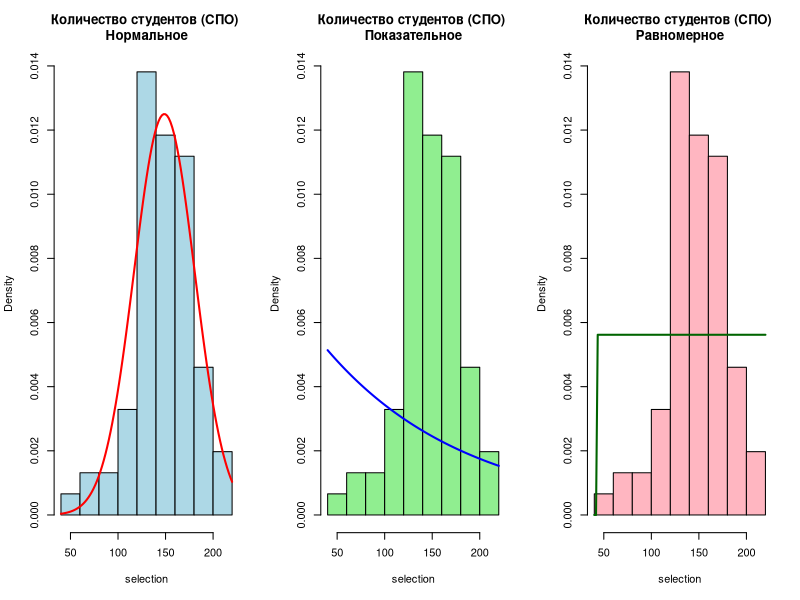
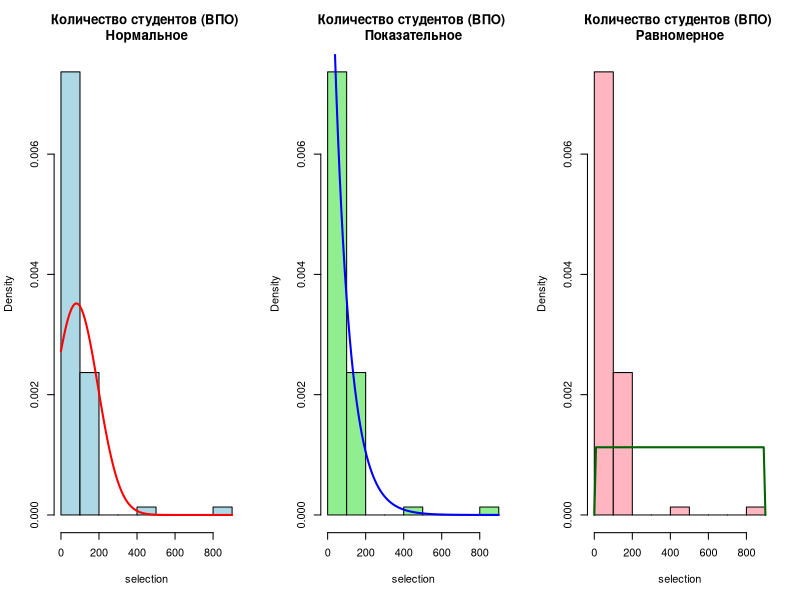
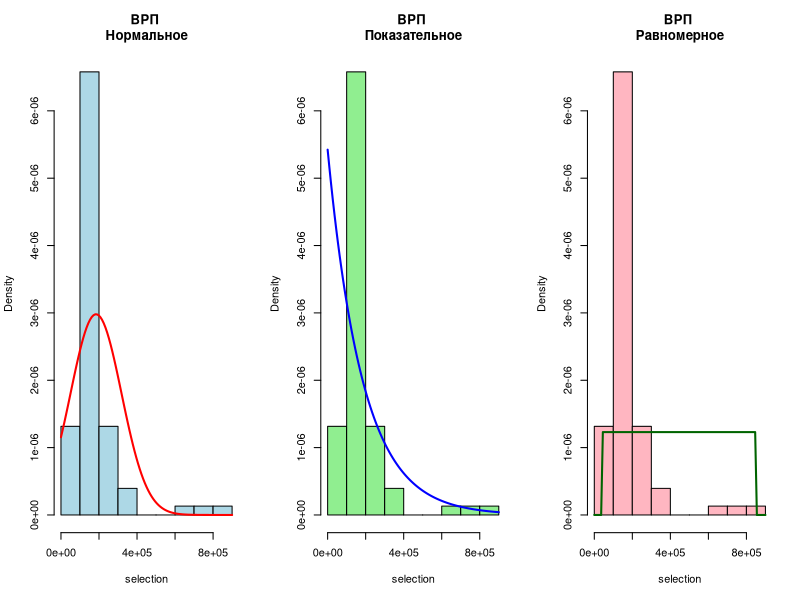
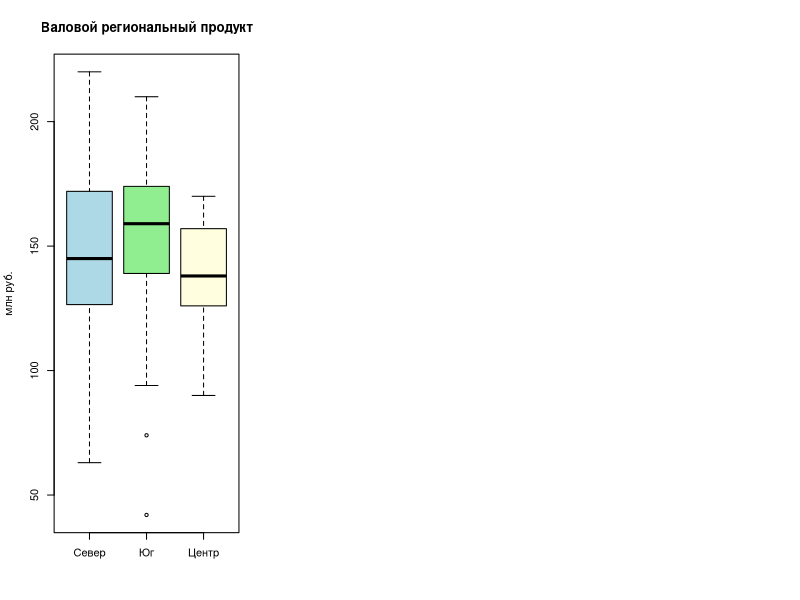

Reproduce these figures in R, in order.
library(readxl)
options(warn = -1)

# Чтение таблицы Excel
my_data <- read_excel("./statistic_table_lab1.xlsx")

# Выбор трёх параметров
x1 <- my_data$`Количество студентов (СПО)`
x2 <- my_data$`Количество студентов (ВПО)`
x3 <- my_data$`ВРП`

# Функция критерия согласия
goodness_of_fit_test <- function(selection, param_name, alpha = 0.1) {
  cat("============================\n")
  cat("ПАРАМЕТР:", param_name, "\n")
  cat("============================\n")
  
  selection_mean <- mean(selection) # Мат. Ожидание
  selection_sd <- sd(selection) # Средн. отклонение
  lambda <- 1 / selection_mean # Интенсивность 
  a <- min(selection) # Нижняя граница
  b <- max(selection) # Верхняя граница
  
  # Критерий Колмогорова-Смирнова
  cat("КРИТЕРИЙ КОЛМОГОРОВА-СМИРНОВА\n")
  
  # Нормальное распределение
  ks_norm <- ks.test(selection, "pnorm", selection_mean, selection_sd)
  cat("\nНормальное распределение:\n"); print(ks_norm)
  cat(ifelse(ks_norm$p.value > alpha, "-> не отвергаем", "-> отвергаем"), "\n")

  # Показательное распределение
  ks_exp <- ks.test(selection, "pexp", lambda)
  cat("\nПоказательное распределение:\n"); print(ks_exp)
  cat(ifelse(ks_exp$p.value > alpha, "-> не отвергаем", "-> отвергаем"), "\n")

  # Равномерное распределение 
  ks_unif <- ks.test(selection, "punif", a, b)
  cat("\nРавномерное распределение:\n"); print(ks_unif)
  cat(ifelse(ks_unif$p.value > alpha, "-> не отвергаем", "-> отвергаем"), "\n")
  
  # Критерий Пирсона
  cat("КРИТЕРИЙ ПИРСОНА\n")

  # Разбиваем данные на интервалы (число интервалов = корень из объёма выборки)
  breaks_num <- round(sqrt(length(selection)))
  breaks <- hist(selection, plot = FALSE, breaks = breaks_num)$breaks
  observed <- hist(selection, plot = FALSE, breaks = breaks)$counts   # частоты
  
  # Нормальное распределение
  p_norm <- diff(pnorm(breaks, selection_mean, selection_sd))      # теоретические вероятности
  chisq_norm <- chisq.test(observed, p = p_norm, rescale.p = TRUE)
  cat("\nНормальное распределение:\n"); print(chisq_norm)
  cat(ifelse(chisq_norm$p.value > alpha, "-> не отвергаем", "-> отвергаем"), "\n")
  
  # Показательное распределение
  p_exp <- diff(pexp(breaks, lambda))
  chisq_exp <- chisq.test(observed, p = p_exp, rescale.p = TRUE)
  cat("\nПоказательное распределение:\n"); print(chisq_exp)
  cat(ifelse(chisq_exp$p.value > alpha, "-> не отвергаем", "-> отвергаем"), "\n")
  
  # Равномерное распределение
  p_unif <- diff(punif(breaks, a, b))
  chisq_unif <- chisq.test(observed, p = p_unif, rescale.p = TRUE)
  cat("\nРавномерное распределение:\n"); print(chisq_unif)
  cat(ifelse(chisq_unif$p.value > alpha, "-> не отвергаем", "-> отвергаем"), "\n")
  
  par(mfrow = c(1, 3))

  # Нормальное
  hist(selection, probability = TRUE, main = paste(param_name, "\nНормальное"), col = "lightblue")
  curve(dnorm(x, mean = selection_mean, sd = selection_sd), col = "red", lwd = 2, add = TRUE)
  # Показательное
  hist(selection, probability = TRUE, main = paste(param_name, "\nПоказательное"), col = "lightgreen")
  curve(dexp(x, rate = lambda), col = "blue", lwd = 2, add = TRUE)
  # Равномерное
  hist(selection, probability = TRUE, main = paste(param_name, "\nРавномерное"), col = "lightpink")
  curve(dunif(x, min = a, max = b), col = "darkgreen", lwd = 2, add = TRUE)
}

goodness_of_fit_test(x1, "Количество студентов (СПО)")
goodness_of_fit_test(x2, "Количество студентов (ВПО)")
goodness_of_fit_test(x3, "ВРП")

# --- Вспомогательная функция для критерия серий
# Проверяет, случайно ли чередуются значения из двух выборок при сортировке
runs_test <- function(x, y) {
  combined <- c(x, y)                          # объединяем выборки
  labels <- c(rep(0, length(x)), rep(1, length(y))) # метки: 0 – север, 1 – юг
  ord <- order(combined)                       # сортируем значения по возрастанию
  sorted_labels <- labels[ord]                 # метки в порядке сортировки
  runs <- 1                                    # начинаем с первой серии
  for (i in 2:length(sorted_labels)) {
    if (sorted_labels[i] != sorted_labels[i-1]) runs <- runs + 1
  }
  n1 <- length(x); n2 <- length(y)
  exp_runs <- 2*n1*n2/(n1+n2) + 1              # ожидаемое число серий
  var_runs <- (2*n1*n2*(2*n1*n2 - n1 - n2)) / ((n1+n2)^2 * (n1+n2 - 1))
  z <- (runs - exp_runs) / sqrt(var_runs)
  p_value <- 2 * pnorm(-abs(z))                # двусторонний p-value
  return(p_value)
}

# Медианный критерий для двух групп
# Проверяет, различаются ли доли наблюдений выше и ниже общей медианы
median_test <- function(x, y) {
  med <- median(c(x, y))                       # общая медиана
  # Таблица 2×2: [выше медианы, ниже/равно медианы] для каждой группы
  tab <- matrix(c(sum(x > med), sum(x <= med),
                  sum(y > med), sum(y <= med)), nrow = 2, byrow = TRUE)
  chisq.test(tab, correct = FALSE)$p.value     # p-value хи-квадрат
}

# Пункт 2
north <- subset(my_data, my_data$`тип региона` == "с")
south <- subset(my_data, my_data$`тип региона` == "ю")
center <- subset(my_data, my_data$`тип региона` == "ц")

# Функция критерия однородности для двух групп
homogeneity_test <- function(first_selection, second_selection, column_name, alpha = 0.1) {
  x <- first_selection[[column_name]]
  y <- second_selection[[column_name]]
  
  # Критерий Колмогорова-Смирнова
  ks_test <- ks.test(x, y)
  cat("Колмогоров-Смирнов: p =", ks_test$p.value,
      ifelse(ks_test$p.value < alpha, "-> отвергаем", "-> не отвергаем"), "\n")
  
  # Критерий Вилкоксона
  wilcox_test <- wilcox.test(x, y)
  cat("Вилкоксон: p =", wilcox_test$p.value,
      ifelse(wilcox_test$p.value < alpha, "-> отвергаем", "-> не отвергаем"), "\n")
  
  # Критерий серий
  runs_p <- runs_test(x, y)
  cat("Критерий серий: p =", runs_p,
      ifelse(runs_p < alpha, "-> отвергаем", "-> не отвергаем"), "\n")

  # Медианный критерий
  med_p <- median_test(x, y)
  cat("Медианный критерий: p =", med_p,
      ifelse(med_p < alpha, "-> отвергаем", "-> не отвергаем"), "\n")

    # 5. Краскела-Уоллиса –-- для двух групп
  kruskal_test <- kruskal.test(list(x, y))
  cat("Краскела-Уоллиса: p =", kruskal_test$p.value,
      ifelse(kruskal_test$p.value < alpha, "-> отвергаем", "-> не отвергаем"), "\n")

    # График
  boxplot(x, y, names = c("Север", "Юг"),
          main = p$name, ylab = p$name, col = c("lightblue", "lightgreen"))
}

x <- north$`Количество студентов (СПО)`
y <- south$`Количество студентов (СПО)`
z <- center$`Количество студентов (СПО)`

cat("\n========== Три группы (Валовой региональный продукт) ==========\n")
alpha = 0.1

# 1. Краскела-Уоллиса
kw3 <- kruskal.test(list(x, y, z))
cat("Краскела-Уоллиса: p =", kw3$p.value,
    ifelse(kw3$p.value < alpha, "-> отвергаем", "-> не отвергаем"), "\n")

# 2. Медианный критерий для трёх групп
med_all <- median(c(x, y, z))                # общая медиана
# Таблица 3×2: выше/ниже медианы для каждой группы
tab <- matrix(c(sum(x > med_all), sum(x <= med_all),
                sum(y > med_all), sum(y <= med_all),
                sum(z > med_all), sum(z <= med_all)), nrow = 3, byrow = TRUE)
med_p3 <- chisq.test(tab, correct = FALSE)$p.value
cat("Медианный критерий: p =", med_p3,
    ifelse(med_p3 < alpha, "-> отвергаем", "-> не отвергаем"), "\n")

# График
boxplot(x, y, z, names = c("Север", "Юг", "Центр"),
        main = "Валовой региональный продукт", ylab = "млн руб.",
        col = c("lightblue", "lightgreen", "lightyellow"))
